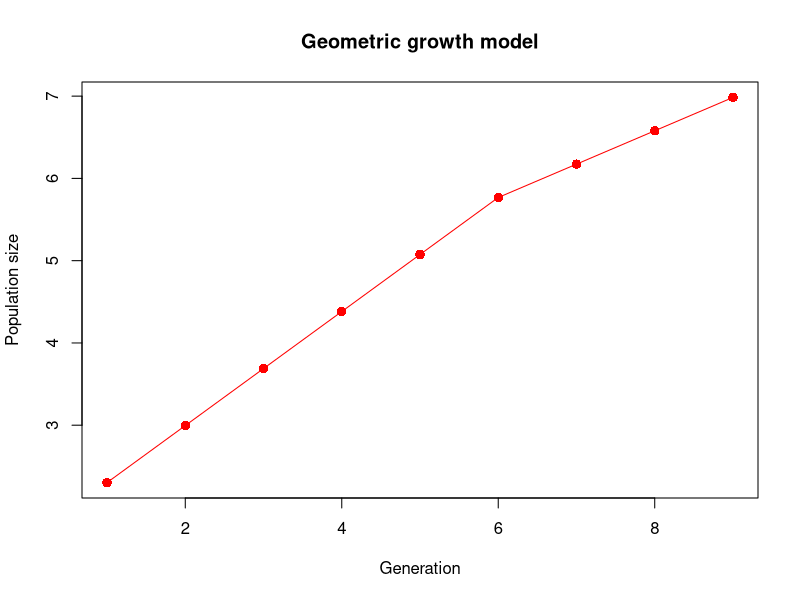

The R source for this figure:
# solve geometric growth model and plot the results

rm(list=ls(all=TRUE)); # clear past actions from R's memory 

# set the initial population size
initsize=10

# create matrix to hold results sizes and store initial size 
popsize=initsize; 

# create variable to hold the current population size
popnow=initsize;

# calculate population sizes and append to popsize
while(popnow<1000) {
    if(popnow<250){
        popnow=popnow*2;
    }else{
        popnow=popnow*1.5;
    }
    popsize=c(popsize,popnow);
}

tvals=1:length(popsize); 
plot(tvals, log(popsize),type="o",col="red",
xlab="Generation",ylab="Population size",pch=16,cex=1.25);
title(main="Geometric growth model"); 


